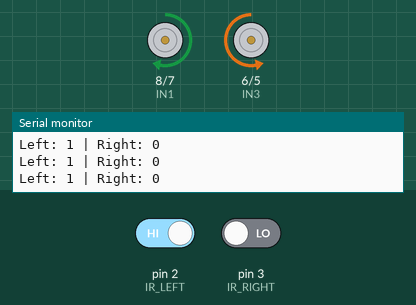
Simulated run of this sketch. Board: Arduino Uno, built with avr-gcc and run on an emulated ATmega328P. Shown: motor-driver pin pairs drawn as motors (green arrow = first pin HIGH = forward, orange = second pin HIGH = backward, longer = more drive, scaled by the enable pin), the last lines printed to the serial monitor. The inputs (shaded band) are chosen by the test bench; at power-on: pin 2 (IR_LEFT) HIGH, pin 3 (IR_RIGHT) LOW.

Above: at 1.2 s.
1.3 s: pin 2 (IR_LEFT) driven LOW
At 1.9 s:
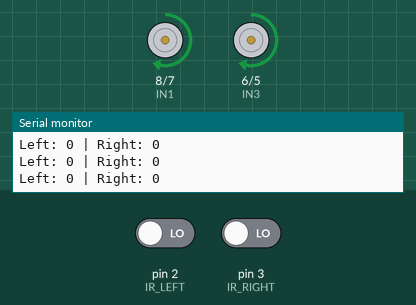
2.8 s: pin 3 (IR_RIGHT) driven HIGH
At 4.0 s:
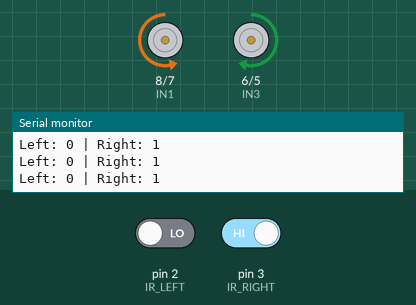
4.3 s: pin 2 (IR_LEFT) driven HIGH
At 5.2 s:
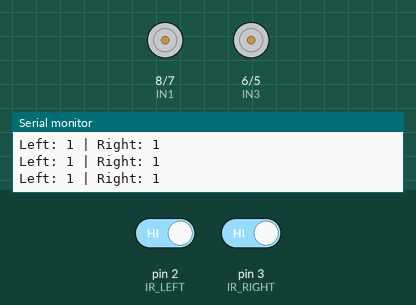
5.8 s: pin 3 (IR_RIGHT) driven LOW
At 7.0 s:
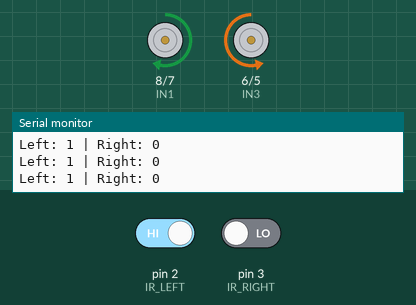
Timing chart, 0 to 8.8 s (numbered marks = the images above; inputs shaded):
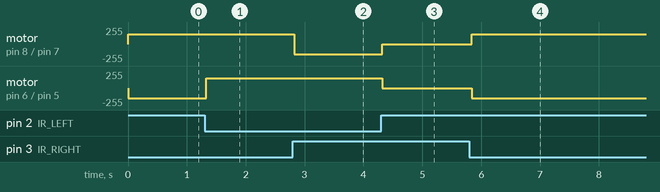

The sketch:

arduino_code.ino
```cpp
// Line Follower Robot with Arduino Uno + L298N Motor Driver

#define ENA 9
#define ENB 10

#define IN1 8
#define IN2 7
#define IN3 6
#define IN4 5

#define IR_LEFT 2
#define IR_RIGHT 3

void setup() {
  pinMode(ENA, OUTPUT);
  pinMode(ENB, OUTPUT);
  pinMode(IN1, OUTPUT);
  pinMode(IN2, OUTPUT);
  pinMode(IN3, OUTPUT);
  pinMode(IN4, OUTPUT);

  pinMode(IR_LEFT, INPUT);
  pinMode(IR_RIGHT, INPUT);

  analogWrite(ENA, 150);
  analogWrite(ENB, 150);

  Serial.begin(9600);
}

void loop() {
  int leftSensor = digitalRead(IR_LEFT);
  int rightSensor = digitalRead(IR_RIGHT);

  Serial.print("Left: ");
  Serial.print(leftSensor);
  Serial.print(" | Right: ");
  Serial.println(rightSensor);

  if (leftSensor == LOW && rightSensor == LOW) {
    moveForward();
  }
  else if (leftSensor == HIGH && rightSensor == LOW) {
    turnRight();
  }
  else if (leftSensor == LOW && rightSensor == HIGH) {
    turnLeft();
  }
  else {
    stopMotors();
  }
}

void moveForward() {
  digitalWrite(IN1, HIGH);
  digitalWrite(IN2, LOW);
  digitalWrite(IN3, HIGH);
  digitalWrite(IN4, LOW);
}

void turnLeft() {
  digitalWrite(IN1, LOW);
  digitalWrite(IN2, HIGH);
  digitalWrite(IN3, HIGH);
  digitalWrite(IN4, LOW);
}

void turnRight() {
  digitalWrite(IN1, HIGH);
  digitalWrite(IN2, LOW);
  digitalWrite(IN3, LOW);
  digitalWrite(IN4, HIGH);
}

void stopMotors() {
  digitalWrite(IN1, LOW);
  digitalWrite(IN2, LOW);
  digitalWrite(IN3, LOW);
  digitalWrite(IN4, LOW);
}
```

Measured:
- after the input at 1.3 s, motor on pin 6 (IN3) / pin 5 (IN4): backward 150/255 → forward 150/255 at once
- after the input at 2.8 s, motor on pin 8 (IN1) / pin 7 (IN2): forward 150/255 → backward 150/255 at once
- after the input at 4.3 s, motor on pin 8 (IN1) / pin 7 (IN2): backward 150/255 → stopped at once; motor on pin 6 (IN3) / pin 5 (IN4): forward 150/255 → stopped at once
- after the input at 5.8 s, motor on pin 8 (IN1) / pin 7 (IN2): stopped → forward 150/255 at once; motor on pin 6 (IN3) / pin 5 (IN4): stopped → backward 150/255 at once
